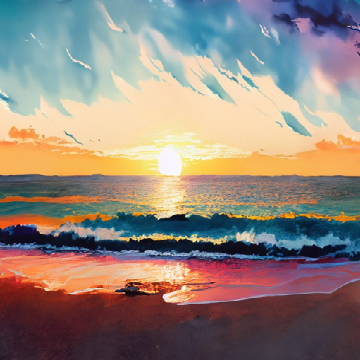
#> input picture hw3/pictures/original/360-360-sample.bmp, 360 x 360 px; its folder holds 4 pictures in this run
$ python numpy_svd.py
#> lines starting #> are read from the running program, lines starting #| are printed output that depends on the picture
### hw3/helper.py
from PIL import Image
import numpy as np


def compress_image(name_in_original, svd, compressed_name, compression_ratio):
    # Load image
#> called with name_in_original = '360-360-sample', compressed_name = 'intermediate_np', compression_ratio = 2
    img = Image.open(f"./pictures/original/{name_in_original}.bmp")
#> img is the input picture: PIL image 360x360 RGB; mean R, G, B 146.2, 132.5, 123.4
    m, n = img.size
#> m = 360; n = 360
    k = int(max(1, ((-(m + n) + np.sqrt((m + n) ** 2 + 4 * m * n / 3 / 3 / compression_ratio)) / 2)))
#> k = 9
    print(k)
#| 9

    # Convert image to array
    img_array = np.array(img, dtype='float32')

    # Separate RGB channels
    red_channel = img_array[:, :, 0]
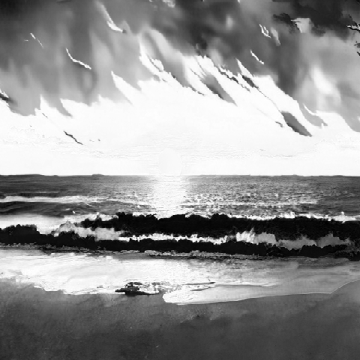
#> red_channel: shape (360, 360) float32; min 0, max 255, mean 146.2
    green_channel = img_array[:, :, 1]
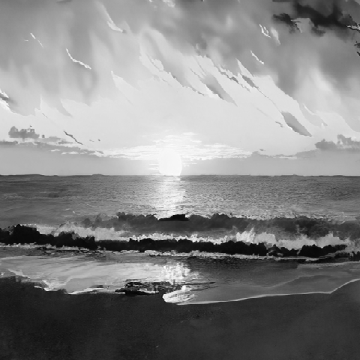
#> green_channel: shape (360, 360) float32; min 3, max 255, mean 132.5
    blue_channel = img_array[:, :, 2]
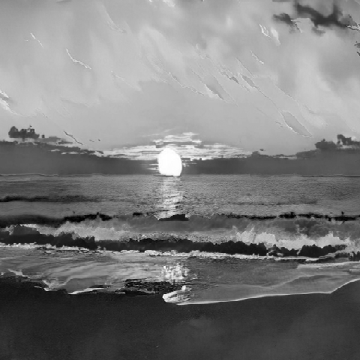
#> blue_channel: shape (360, 360) float32; min 0, max 255, mean 123.4

    # Apply SVD to each channel
    U_r, S_r, Vt_r = svd(red_channel)
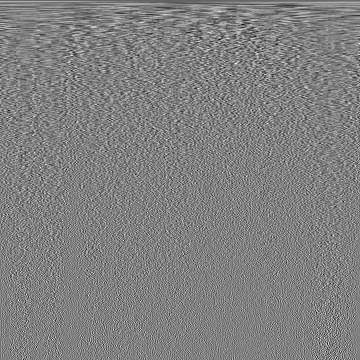
#> Vt_r: shape (360, 360) float32; min -0.264, max 0.258, mean -0.000133; drawn with min black and max white
#> S_r = 360 values, max 58139.8 at index 0, min 0.0147 at index 359, mean 434.4
    U_g, S_g, Vt_g = svd(green_channel)
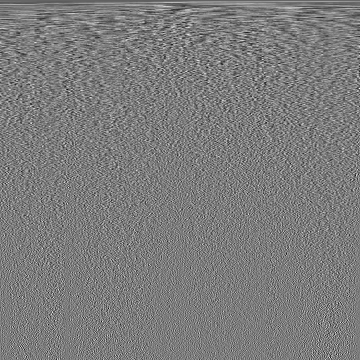
#> Vt_g: shape (360, 360) float32; min -0.263, max 0.275, mean -0.000157; drawn with min black and max white
#> S_g = 360 values, max 52732.2 at index 0, min 0.0752 at index 359, mean 340.2
    U_b, S_b, Vt_b = svd(blue_channel)
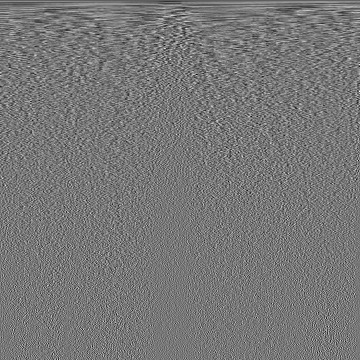
#> Vt_b: shape (360, 360) float32; min -0.262, max 0.296, mean -0.000137; drawn with min black and max white
#> S_b = 360 values, max 48102.1 at index 0, min 0.133 at index 359, mean 324.7

    # print(np.diag(S_r))

    # Truncate singular values
    S_r_trunc = np.diag(S_r[:k])
    S_g_trunc = np.diag(S_g[:k])
    S_b_trunc = np.diag(S_b[:k])

    # print(S_r_trunc)
    # print(U_r[:, :k])
    # print(Vt_r[:k, :])

    np.savez(f'./pictures/intermediate_view/{compressed_name}.npz',
             U_r=U_r[:, :k], S_r=S_r_trunc, Vt_r=Vt_r[:k, :],
             U_g=U_g[:, :k], S_g=S_g_trunc, Vt_g=Vt_g[:k, :],
             U_b=U_b[:, :k], S_b=S_b_trunc, Vt_b=Vt_b[:k, :])
    print("Compressed")


def decompress_image(name_of_intermediate_view, decompress_name):
#> called with name_of_intermediate_view = 'intermediate_np', decompress_name = '360-360-sample-np_decompressed'
    data = np.load(f"./pictures/intermediate_view/{name_of_intermediate_view}.npz")
    U_r = data["U_r"]
    S_r = data["S_r"]
    Vt_r = data["Vt_r"]
    U_g = data["U_g"]
    S_g = data["S_g"]
    Vt_g = data["Vt_g"]
    U_b = data["U_b"]
    S_b = data["S_b"]
    Vt_b = data["Vt_b"]

    red_channel_compressed = np.dot(U_r, np.dot(S_r, Vt_r))
    green_channel_compressed = np.dot(U_g, np.dot(S_g, Vt_g))
    blue_channel_compressed = np.dot(U_b, np.dot(S_b, Vt_b))

    compressed_img_array = np.stack((red_channel_compressed, green_channel_compressed, blue_channel_compressed),
                                    axis=-1)
    compressed_img = Image.fromarray(np.uint8(compressed_img_array))
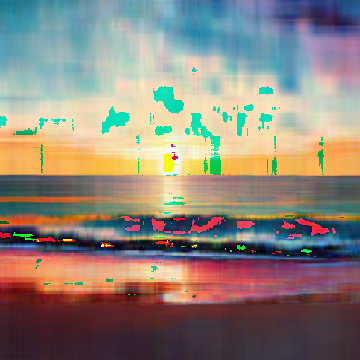
#> compressed_img: PIL image 360x360 RGB; mean R, G, B 142.2, 132.3, 122.5
    compressed_img.save(f"./pictures/decompressed/{decompress_name}.bmp")
    print("Decompressed")

### hw3/numpy_svd.py
import numpy as np
import numpy.linalg.linalg

from helper import *

compress_image("360-360-sample", np.linalg.linalg.svd, "intermediate_np", 2)
decompress_image("intermediate_np", "360-360-sample-np_decompressed")
